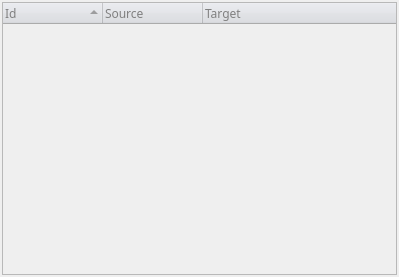
<ui version="4.0" >
 <author></author>
 <comment></comment>
 <exportmacro></exportmacro>
 <class>Form</class>
 <widget class="QWidget" name="Form" >
  <property name="geometry" >
   <rect>
    <x>0</x>
    <y>0</y>
    <width>399</width>
    <height>277</height>
   </rect>
  </property>
  <property name="contextMenuPolicy" >
   <enum>Qt::DefaultContextMenu</enum>
  </property>
  <property name="windowTitle" >
   <string>Form</string>
  </property>
  <layout class="QGridLayout" >
   <property name="margin" >
    <number>2</number>
   </property>
   <property name="spacing" >
    <number>6</number>
   </property>
   <item row="0" column="0" >
    <widget class="QTreeWidget" name="treeOverview" >
     <property name="enabled" >
      <bool>false</bool>
     </property>
     <property name="sizeIncrement" >
      <size>
       <width>0</width>
       <height>0</height>
      </size>
     </property>
     <property name="palette" >
      <palette>
       <active>
        <color>
         <red>0</red>
         <green>0</green>
         <blue>0</blue>
        </color>
        <color>
         <red>221</red>
         <green>223</green>
         <blue>228</blue>
        </color>
        <color>
         <red>255</red>
         <green>255</green>
         <blue>255</blue>
        </color>
        <color>
         <red>255</red>
         <green>255</green>
         <blue>255</blue>
        </color>
        <color>
         <red>85</red>
         <green>85</green>
         <blue>85</blue>
        </color>
        <color>
         <red>199</red>
         <green>199</green>
         <blue>199</blue>
        </color>
        <color>
         <red>0</red>
         <green>0</green>
         <blue>0</blue>
        </color>
        <color>
         <red>255</red>
         <green>255</green>
         <blue>255</blue>
        </color>
        <color>
         <red>0</red>
         <green>0</green>
         <blue>0</blue>
        </color>
        <color>
         <red>255</red>
         <green>255</green>
         <blue>255</blue>
        </color>
        <color>
         <red>239</red>
         <green>239</green>
         <blue>239</blue>
        </color>
        <color>
         <red>0</red>
         <green>0</green>
         <blue>0</blue>
        </color>
        <color>
         <red>103</red>
         <green>141</green>
         <blue>178</blue>
        </color>
        <color>
         <red>255</red>
         <green>255</green>
         <blue>255</blue>
        </color>
        <color>
         <red>0</red>
         <green>0</green>
         <blue>238</blue>
        </color>
        <color>
         <red>82</red>
         <green>24</green>
         <blue>139</blue>
        </color>
        <color>
         <red>228</red>
         <green>235</green>
         <blue>255</blue>
        </color>
       </active>
       <inactive>
        <color>
         <red>0</red>
         <green>0</green>
         <blue>0</blue>
        </color>
        <color>
         <red>221</red>
         <green>223</green>
         <blue>228</blue>
        </color>
        <color>
         <red>255</red>
         <green>255</green>
         <blue>255</blue>
        </color>
        <color>
         <red>255</red>
         <green>255</green>
         <blue>255</blue>
        </color>
        <color>
         <red>85</red>
         <green>85</green>
         <blue>85</blue>
        </color>
        <color>
         <red>199</red>
         <green>199</green>
         <blue>199</blue>
        </color>
        <color>
         <red>0</red>
         <green>0</green>
         <blue>0</blue>
        </color>
        <color>
         <red>255</red>
         <green>255</green>
         <blue>255</blue>
        </color>
        <color>
         <red>0</red>
         <green>0</green>
         <blue>0</blue>
        </color>
        <color>
         <red>255</red>
         <green>255</green>
         <blue>255</blue>
        </color>
        <color>
         <red>239</red>
         <green>239</green>
         <blue>239</blue>
        </color>
        <color>
         <red>0</red>
         <green>0</green>
         <blue>0</blue>
        </color>
        <color>
         <red>103</red>
         <green>141</green>
         <blue>178</blue>
        </color>
        <color>
         <red>255</red>
         <green>255</green>
         <blue>255</blue>
        </color>
        <color>
         <red>0</red>
         <green>0</green>
         <blue>238</blue>
        </color>
        <color>
         <red>82</red>
         <green>24</green>
         <blue>139</blue>
        </color>
        <color>
         <red>228</red>
         <green>235</green>
         <blue>255</blue>
        </color>
       </inactive>
       <disabled>
        <color>
         <red>128</red>
         <green>128</green>
         <blue>128</blue>
        </color>
        <color>
         <red>221</red>
         <green>223</green>
         <blue>228</blue>
        </color>
        <color>
         <red>255</red>
         <green>255</green>
         <blue>255</blue>
        </color>
        <color>
         <red>255</red>
         <green>255</green>
         <blue>255</blue>
        </color>
        <color>
         <red>85</red>
         <green>85</green>
         <blue>85</blue>
        </color>
        <color>
         <red>199</red>
         <green>199</green>
         <blue>199</blue>
        </color>
        <color>
         <red>199</red>
         <green>199</green>
         <blue>199</blue>
        </color>
        <color>
         <red>255</red>
         <green>255</green>
         <blue>255</blue>
        </color>
        <color>
         <red>128</red>
         <green>128</green>
         <blue>128</blue>
        </color>
        <color>
         <red>239</red>
         <green>239</green>
         <blue>239</blue>
        </color>
        <color>
         <red>239</red>
         <green>239</green>
         <blue>239</blue>
        </color>
        <color>
         <red>0</red>
         <green>0</green>
         <blue>0</blue>
        </color>
        <color>
         <red>86</red>
         <green>117</green>
         <blue>148</blue>
        </color>
        <color>
         <red>255</red>
         <green>255</green>
         <blue>255</blue>
        </color>
        <color>
         <red>0</red>
         <green>0</green>
         <blue>238</blue>
        </color>
        <color>
         <red>82</red>
         <green>24</green>
         <blue>139</blue>
        </color>
        <color>
         <red>228</red>
         <green>235</green>
         <blue>255</blue>
        </color>
       </disabled>
      </palette>
     </property>
     <property name="font" >
      <font>
       <family>Sans Serif</family>
       <pointsize>9</pointsize>
       <weight>50</weight>
       <italic>false</italic>
       <bold>false</bold>
       <underline>false</underline>
       <strikeout>false</strikeout>
      </font>
     </property>
     <property name="autoFillBackground" >
      <bool>false</bool>
     </property>
     <property name="alternatingRowColors" >
      <bool>true</bool>
     </property>
     <property name="indentation" >
      <number>0</number>
     </property>
     <property name="columnCount" >
      <number>3</number>
     </property>
     <property name="sortingEnabled" >
      <bool>true</bool>
     </property>
     <column>
      <property name="text" >
       <string>Id</string>
      </property>
     </column>
     <column>
      <property name="text" >
       <string>Source</string>
      </property>
     </column>
     <column>
      <property name="text" >
       <string>Target</string>
      </property>
     </column>
    </widget>
   </item>
  </layout>
 </widget>
 <pixmapfunction></pixmapfunction>
 <resources/>
 <connections/>
</ui>
